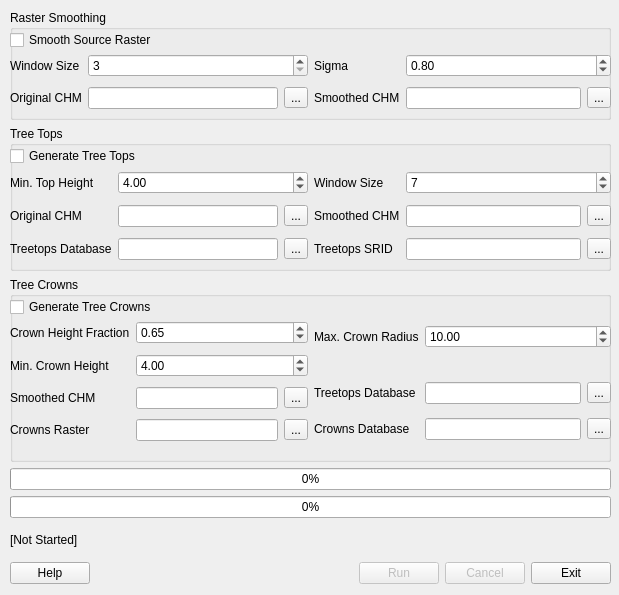
<?xml version="1.0" encoding="UTF-8"?>
<ui version="4.0">
 <class>TreetopsForm</class>
 <widget class="QWidget" name="TreetopsForm">
  <property name="geometry">
   <rect>
    <x>0</x>
    <y>0</y>
    <width>619</width>
    <height>595</height>
   </rect>
  </property>
  <property name="windowTitle">
   <string>Treetops</string>
  </property>
  <widget class="QWidget" name="verticalLayoutWidget">
   <property name="geometry">
    <rect>
     <x>10</x>
     <y>10</y>
     <width>601</width>
     <height>574</height>
    </rect>
   </property>
   <layout class="QVBoxLayout" name="verticalLayout">
    <item>
     <widget class="QGroupBox" name="groupBox">
      <property name="sizePolicy">
       <sizepolicy hsizetype="Preferred" vsizetype="Fixed">
        <horstretch>0</horstretch>
        <verstretch>0</verstretch>
       </sizepolicy>
      </property>
      <property name="minimumSize">
       <size>
        <width>0</width>
        <height>110</height>
       </size>
      </property>
      <property name="title">
       <string>Raster Smoothing</string>
      </property>
      <widget class="QCheckBox" name="chkEnableSmoothing">
       <property name="geometry">
        <rect>
         <x>0</x>
         <y>20</y>
         <width>617</width>
         <height>20</height>
        </rect>
       </property>
       <property name="text">
        <string>Smooth Source Raster</string>
       </property>
      </widget>
      <widget class="QWidget" name="horizontalLayoutWidget">
       <property name="geometry">
        <rect>
         <x>0</x>
         <y>40</y>
         <width>601</width>
         <height>64</height>
        </rect>
       </property>
       <layout class="QHBoxLayout" name="horizontalLayout" stretch="1,1">
        <item>
         <layout class="QGridLayout" name="gridLayout_3" columnstretch="0,0,0">
          <item row="0" column="0">
           <widget class="QLabel" name="label">
            <property name="text">
             <string>Window Size</string>
            </property>
           </widget>
          </item>
          <item row="1" column="2">
           <widget class="QToolButton" name="btnSmoothOriginalCHM">
            <property name="text">
             <string>...</string>
            </property>
           </widget>
          </item>
          <item row="1" column="0">
           <widget class="QLabel" name="label_11">
            <property name="text">
             <string>Original CHM</string>
            </property>
           </widget>
          </item>
          <item row="1" column="1">
           <widget class="QLineEdit" name="txtSmoothOriginalCHM"/>
          </item>
          <item row="0" column="1" colspan="2">
           <widget class="QSpinBox" name="spnSmoothWindow">
            <property name="minimum">
             <number>3</number>
            </property>
           </widget>
          </item>
         </layout>
        </item>
        <item>
         <layout class="QGridLayout" name="gridLayout_4">
          <item row="1" column="2">
           <widget class="QToolButton" name="btnSmoothSmoothedCHM">
            <property name="text">
             <string>...</string>
            </property>
           </widget>
          </item>
          <item row="1" column="1">
           <widget class="QLineEdit" name="txtSmoothSmoothedCHM"/>
          </item>
          <item row="1" column="0">
           <widget class="QLabel" name="label_12">
            <property name="text">
             <string>Smoothed CHM</string>
            </property>
           </widget>
          </item>
          <item row="0" column="0">
           <widget class="QLabel" name="label_2">
            <property name="text">
             <string>Sigma</string>
            </property>
           </widget>
          </item>
          <item row="0" column="1" colspan="2">
           <widget class="QDoubleSpinBox" name="spnSmoothSigma">
            <property name="minimum">
             <double>0.000000000000000</double>
            </property>
            <property name="value">
             <double>0.800000000000000</double>
            </property>
           </widget>
          </item>
         </layout>
        </item>
       </layout>
      </widget>
     </widget>
    </item>
    <item>
     <widget class="QGroupBox" name="groupBox_2">
      <property name="sizePolicy">
       <sizepolicy hsizetype="Preferred" vsizetype="Fixed">
        <horstretch>0</horstretch>
        <verstretch>0</verstretch>
       </sizepolicy>
      </property>
      <property name="minimumSize">
       <size>
        <width>0</width>
        <height>145</height>
       </size>
      </property>
      <property name="title">
       <string>Tree Tops</string>
      </property>
      <widget class="QCheckBox" name="chkEnableTops">
       <property name="geometry">
        <rect>
         <x>0</x>
         <y>20</y>
         <width>617</width>
         <height>20</height>
        </rect>
       </property>
       <property name="text">
        <string>Generate Tree Tops</string>
       </property>
      </widget>
      <widget class="QWidget" name="horizontalLayoutWidget_5">
       <property name="geometry">
        <rect>
         <x>0</x>
         <y>40</y>
         <width>601</width>
         <height>101</height>
        </rect>
       </property>
       <layout class="QHBoxLayout" name="horizontalLayout_8" stretch="1,1">
        <item>
         <layout class="QGridLayout" name="gridLayout">
          <item row="0" column="0">
           <widget class="QLabel" name="label_4">
            <property name="text">
             <string>Min. Top Height</string>
            </property>
           </widget>
          </item>
          <item row="0" column="1" colspan="2">
           <widget class="QDoubleSpinBox" name="spnTopsMinHeight">
            <property name="maximum">
             <double>300.000000000000000</double>
            </property>
            <property name="value">
             <double>4.000000000000000</double>
            </property>
           </widget>
          </item>
          <item row="1" column="0">
           <widget class="QLabel" name="label_5">
            <property name="text">
             <string>Original CHM</string>
            </property>
           </widget>
          </item>
          <item row="1" column="1">
           <widget class="QLineEdit" name="txtTopsOriginalCHM"/>
          </item>
          <item row="1" column="2">
           <widget class="QToolButton" name="btnTopsOriginalCHM">
            <property name="text">
             <string>...</string>
            </property>
           </widget>
          </item>
          <item row="2" column="0">
           <widget class="QLabel" name="label_6">
            <property name="text">
             <string>Treetops Database</string>
            </property>
           </widget>
          </item>
          <item row="2" column="1">
           <widget class="QLineEdit" name="txtTopsTreetopsDatabase"/>
          </item>
          <item row="2" column="2">
           <widget class="QToolButton" name="btnTopsTreetopsDatabase">
            <property name="text">
             <string>...</string>
            </property>
           </widget>
          </item>
         </layout>
        </item>
        <item>
         <layout class="QGridLayout" name="gridLayout_2">
          <item row="0" column="0">
           <widget class="QLabel" name="label_3">
            <property name="text">
             <string>Window Size</string>
            </property>
           </widget>
          </item>
          <item row="0" column="1" colspan="2">
           <widget class="QSpinBox" name="spnTopsWindowSize">
            <property name="minimum">
             <number>3</number>
            </property>
            <property name="value">
             <number>7</number>
            </property>
           </widget>
          </item>
          <item row="1" column="2">
           <widget class="QToolButton" name="btnTopsSmoothedCHM">
            <property name="text">
             <string>...</string>
            </property>
           </widget>
          </item>
          <item row="1" column="1">
           <widget class="QLineEdit" name="txtTopsSmoothedCHM"/>
          </item>
          <item row="1" column="0">
           <widget class="QLabel" name="label_16">
            <property name="text">
             <string>Smoothed CHM</string>
            </property>
           </widget>
          </item>
          <item row="2" column="0">
           <widget class="QLabel" name="label_17">
            <property name="text">
             <string>Treetops SRID</string>
            </property>
           </widget>
          </item>
          <item row="2" column="2">
           <widget class="QToolButton" name="btnTopsTreetopsSRID">
            <property name="text">
             <string>...</string>
            </property>
           </widget>
          </item>
          <item row="2" column="1">
           <widget class="QLineEdit" name="txtTopsTreetopsSRID"/>
          </item>
         </layout>
        </item>
       </layout>
      </widget>
     </widget>
    </item>
    <item>
     <widget class="QGroupBox" name="groupBox_3">
      <property name="sizePolicy">
       <sizepolicy hsizetype="Preferred" vsizetype="Fixed">
        <horstretch>0</horstretch>
        <verstretch>0</verstretch>
       </sizepolicy>
      </property>
      <property name="minimumSize">
       <size>
        <width>0</width>
        <height>185</height>
       </size>
      </property>
      <property name="title">
       <string>Tree Crowns</string>
      </property>
      <widget class="QCheckBox" name="chkEnableCrowns">
       <property name="geometry">
        <rect>
         <x>0</x>
         <y>20</y>
         <width>617</width>
         <height>20</height>
        </rect>
       </property>
       <property name="text">
        <string>Generate Tree Crowns</string>
       </property>
      </widget>
      <widget class="QWidget" name="horizontalLayoutWidget_2">
       <property name="geometry">
        <rect>
         <x>0</x>
         <y>40</y>
         <width>601</width>
         <height>131</height>
        </rect>
       </property>
       <layout class="QHBoxLayout" name="horizontalLayout_2" stretch="1,1">
        <item>
         <layout class="QGridLayout" name="gridLayout_5">
          <item row="1" column="0">
           <widget class="QLabel" name="label_8">
            <property name="text">
             <string>Min. Crown Height</string>
            </property>
           </widget>
          </item>
          <item row="2" column="0">
           <widget class="QLabel" name="label_13">
            <property name="text">
             <string>Smoothed CHM</string>
            </property>
           </widget>
          </item>
          <item row="1" column="1" colspan="2">
           <widget class="QDoubleSpinBox" name="spnCrownsMinHeight">
            <property name="maximum">
             <double>300.000000000000000</double>
            </property>
            <property name="value">
             <double>4.000000000000000</double>
            </property>
           </widget>
          </item>
          <item row="2" column="2">
           <widget class="QToolButton" name="btnCrownsSmoothedCHM">
            <property name="text">
             <string>...</string>
            </property>
           </widget>
          </item>
          <item row="2" column="1">
           <widget class="QLineEdit" name="txtCrownsSmoothedCHM"/>
          </item>
          <item row="3" column="2">
           <widget class="QToolButton" name="btnCrownsCrownsRaster">
            <property name="text">
             <string>...</string>
            </property>
           </widget>
          </item>
          <item row="0" column="1" colspan="2">
           <widget class="QDoubleSpinBox" name="spnCrownsHeightFraction">
            <property name="maximum">
             <double>1.000000000000000</double>
            </property>
            <property name="singleStep">
             <double>0.100000000000000</double>
            </property>
            <property name="value">
             <double>0.650000000000000</double>
            </property>
           </widget>
          </item>
          <item row="0" column="0">
           <widget class="QLabel" name="label_7">
            <property name="text">
             <string>Crown Height Fraction</string>
            </property>
           </widget>
          </item>
          <item row="3" column="1">
           <widget class="QLineEdit" name="txtCrownsCrownsRaster"/>
          </item>
          <item row="3" column="0">
           <widget class="QLabel" name="label_10">
            <property name="text">
             <string>Crowns Raster</string>
            </property>
           </widget>
          </item>
         </layout>
        </item>
        <item>
         <layout class="QGridLayout" name="gridLayout_6">
          <item row="3" column="0">
           <widget class="QLabel" name="label_14">
            <property name="text">
             <string>Crowns Database</string>
            </property>
           </widget>
          </item>
          <item row="2" column="1">
           <widget class="QLineEdit" name="txtCrownsTreetopsDatabase"/>
          </item>
          <item row="2" column="0">
           <widget class="QLabel" name="label_15">
            <property name="text">
             <string>Treetops Database</string>
            </property>
           </widget>
          </item>
          <item row="2" column="2">
           <widget class="QToolButton" name="btnCrownsTreetopsDatabase">
            <property name="text">
             <string>...</string>
            </property>
           </widget>
          </item>
          <item row="0" column="0">
           <widget class="QLabel" name="label_9">
            <property name="text">
             <string>Max. Crown Radius</string>
            </property>
           </widget>
          </item>
          <item row="0" column="1" colspan="2">
           <widget class="QDoubleSpinBox" name="spnCrownsRadius">
            <property name="minimum">
             <double>1.000000000000000</double>
            </property>
            <property name="value">
             <double>10.000000000000000</double>
            </property>
           </widget>
          </item>
          <item row="3" column="1">
           <widget class="QLineEdit" name="txtCrownsCrownsDatabase"/>
          </item>
          <item row="3" column="2">
           <widget class="QToolButton" name="btnCrownsCrownsDatabase">
            <property name="text">
             <string>...</string>
            </property>
           </widget>
          </item>
          <item row="1" column="1">
           <spacer name="verticalSpacer">
            <property name="orientation">
             <enum>Qt::Vertical</enum>
            </property>
            <property name="sizeType">
             <enum>QSizePolicy::Fixed</enum>
            </property>
            <property name="sizeHint" stdset="0">
             <size>
              <width>20</width>
              <height>20</height>
             </size>
            </property>
           </spacer>
          </item>
         </layout>
        </item>
       </layout>
      </widget>
     </widget>
    </item>
    <item>
     <widget class="QProgressBar" name="prgStep">
      <property name="value">
       <number>0</number>
      </property>
     </widget>
    </item>
    <item>
     <widget class="QProgressBar" name="prgOverall">
      <property name="value">
       <number>0</number>
      </property>
     </widget>
    </item>
    <item>
     <widget class="QLabel" name="lblStatus">
      <property name="text">
       <string>[Not Started]</string>
      </property>
     </widget>
    </item>
    <item>
     <layout class="QHBoxLayout" name="horizontalLayout_3">
      <item>
       <widget class="QPushButton" name="btnHelp">
        <property name="text">
         <string>Help</string>
        </property>
       </widget>
      </item>
      <item>
       <spacer name="horizontalSpacer">
        <property name="orientation">
         <enum>Qt::Horizontal</enum>
        </property>
        <property name="sizeHint" stdset="0">
         <size>
          <width>40</width>
          <height>20</height>
         </size>
        </property>
       </spacer>
      </item>
      <item>
       <widget class="QPushButton" name="btnRun">
        <property name="enabled">
         <bool>false</bool>
        </property>
        <property name="text">
         <string>Run</string>
        </property>
       </widget>
      </item>
      <item>
       <widget class="QPushButton" name="btnCancel">
        <property name="enabled">
         <bool>false</bool>
        </property>
        <property name="text">
         <string>Cancel</string>
        </property>
       </widget>
      </item>
      <item>
       <widget class="QPushButton" name="btnExit">
        <property name="text">
         <string>Exit</string>
        </property>
       </widget>
      </item>
     </layout>
    </item>
   </layout>
  </widget>
 </widget>
 <resources/>
 <connections/>
</ui>
